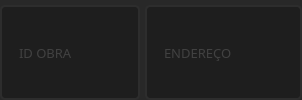
              <widget class="QFrame" name="obraframe">
               <property name="sizePolicy">
                <sizepolicy hsizetype="Expanding" vsizetype="Expanding">
                 <horstretch>0</horstretch>
                 <verstretch>0</verstretch>
                </sizepolicy>
               </property>
               <property name="maximumSize">
                <size>
                 <width>16777215</width>
                 <height>16777215</height>
                </size>
               </property>
               <property name="styleSheet">
                <string notr="true">background-color: rgb(40, 40, 40);
border-radius: 10px;
color:rgb(200, 200, 255);</string>
               </property>
               <property name="frameShape">
                <enum>QFrame::StyledPanel</enum>
               </property>
               <property name="frameShadow">
                <enum>QFrame::Raised</enum>
               </property>
               <layout class="QHBoxLayout" name="horizontalLayout_14">
                <property name="spacing">
                 <number>5</number>
                </property>
                <property name="leftMargin">
                 <number>0</number>
                </property>
                <property name="topMargin">
                 <number>5</number>
                </property>
                <property name="rightMargin">
                 <number>0</number>
                </property>
                <property name="bottomMargin">
                 <number>0</number>
                </property>
                <item>
                 <widget class="QFrame" name="frame_44">
                  <property name="frameShape">
                   <enum>QFrame::StyledPanel</enum>
                  </property>
                  <property name="frameShadow">
                   <enum>QFrame::Raised</enum>
                  </property>
                  <layout class="QHBoxLayout" name="horizontalLayout_40">
                   <property name="spacing">
                    <number>5</number>
                   </property>
                   <property name="leftMargin">
                    <number>0</number>
                   </property>
                   <property name="topMargin">
                    <number>0</number>
                   </property>
                   <property name="rightMargin">
                    <number>0</number>
                   </property>
                   <property name="bottomMargin">
                    <number>0</number>
                   </property>
                   <item>
                    <widget class="QLineEdit" name="txt_idobra">
                     <property name="sizePolicy">
                      <sizepolicy hsizetype="Expanding" vsizetype="Expanding">
                       <horstretch>0</horstretch>
                       <verstretch>0</verstretch>
                      </sizepolicy>
                     </property>
                     <property name="maximumSize">
                      <size>
                       <width>140</width>
                       <height>16777215</height>
                      </size>
                     </property>
                     <property name="font">
                      <font>
                       <family>Quicksand</family>
                       <pointsize>10</pointsize>
                      </font>
                     </property>
                     <property name="styleSheet">
                      <string notr="true">QLineEdit{
	border: 2px solid rgb(45, 45, 45);
	border-radius: 5px;
	padding: 15px;
	background-color: rgb(30, 30, 30);
	color: rgb(100, 100, 100);
}
QLineEdit:hover{
	border: 2px solid rgb(55, 55, 55);
}
QLineEdit:focus{
	border: 2px solid rgb(255, 207, 0);
	color: rgb(200, 200, 200);
}</string>
                     </property>
                     <property name="maxLength">
                      <number>64</number>
                     </property>
                     <property name="placeholderText">
                      <string>ID OBRA</string>
                     </property>
                    </widget>
                   </item>
                   <item>
                    <widget class="QLineEdit" name="txt_end">
                     <property name="sizePolicy">
                      <sizepolicy hsizetype="Expanding" vsizetype="Expanding">
                       <horstretch>0</horstretch>
                       <verstretch>0</verstretch>
                      </sizepolicy>
                     </property>
                     <property name="font">
                      <font>
                       <family>Quicksand</family>
                       <pointsize>10</pointsize>
                      </font>
                     </property>
                     <property name="styleSheet">
                      <string notr="true">QLineEdit{
	border: 2px solid rgb(45, 45, 45);
	border-radius: 5px;
	padding: 15px;
	background-color: rgb(30, 30, 30);
	color: rgb(100, 100, 100);
}
QLineEdit:hover{
	border: 2px solid rgb(55, 55, 55);
}
QLineEdit:focus{
	border: 2px solid rgb(255, 207, 0);
	color: rgb(200, 200, 200);
}</string>
                     </property>
                     <property name="maxLength">
                      <number>32</number>
                     </property>
                     <property name="placeholderText">
                      <string>ENDEREÇO</string>
                     </property>
                    </widget>
                   </item>
                  </layout>
                 </widget>
                </item>
               </layout>
              </widget>
